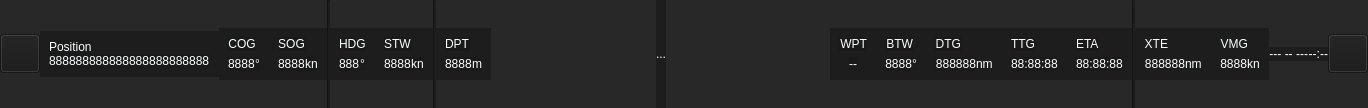
<?xml version="1.0" encoding="UTF-8"?>
<ui version="4.0">
 <class>TopBar</class>
 <widget class="QWidget" name="TopBar">
  <property name="geometry">
   <rect>
    <x>0</x>
    <y>0</y>
    <width>1368</width>
    <height>108</height>
   </rect>
  </property>
  <property name="sizePolicy">
   <sizepolicy hsizetype="Preferred" vsizetype="Fixed">
    <horstretch>0</horstretch>
    <verstretch>0</verstretch>
   </sizepolicy>
  </property>
  <property name="tabletTracking">
   <bool>false</bool>
  </property>
  <property name="windowTitle">
   <string>Form</string>
  </property>
  <property name="autoFillBackground">
   <bool>false</bool>
  </property>
  <property name="styleSheet">
   <string notr="true">background-color: rgba(26, 26, 26, 191);
color: rgb(250, 255, 255);</string>
  </property>
  <layout class="QHBoxLayout" name="horizontalLayout_2" stretch="0">
   <property name="spacing">
    <number>0</number>
   </property>
   <property name="leftMargin">
    <number>0</number>
   </property>
   <property name="topMargin">
    <number>0</number>
   </property>
   <property name="rightMargin">
    <number>0</number>
   </property>
   <property name="bottomMargin">
    <number>0</number>
   </property>
   <item>
    <layout class="QHBoxLayout" name="horizontalLayout">
     <property name="spacing">
      <number>0</number>
     </property>
     <item>
      <widget class="QToolButton" name="toolButton_UL">
       <property name="autoFillBackground">
        <bool>false</bool>
       </property>
       <property name="text">
        <string/>
       </property>
       <property name="iconSize">
        <size>
         <width>32</width>
         <height>32</height>
        </size>
       </property>
      </widget>
     </item>
     <item>
      <widget class="QWidget" name="widget_POS" native="true">
       <property name="sizePolicy">
        <sizepolicy hsizetype="Fixed" vsizetype="Fixed">
         <horstretch>0</horstretch>
         <verstretch>0</verstretch>
        </sizepolicy>
       </property>
       <layout class="QVBoxLayout" name="verticalLayout_POS">
        <property name="spacing">
         <number>0</number>
        </property>
        <item>
         <widget class="QLabel" name="label_textPOS">
          <property name="sizePolicy">
           <sizepolicy hsizetype="Fixed" vsizetype="Fixed">
            <horstretch>0</horstretch>
            <verstretch>0</verstretch>
           </sizepolicy>
          </property>
          <property name="text">
           <string>Position</string>
          </property>
          <property name="alignment">
           <set>Qt::AlignmentFlag::AlignLeading|Qt::AlignmentFlag::AlignLeft|Qt::AlignmentFlag::AlignTop</set>
          </property>
         </widget>
        </item>
        <item>
         <layout class="QHBoxLayout" name="horizontalLayout_POS">
          <property name="sizeConstraint">
           <enum>QLayout::SizeConstraint::SetFixedSize</enum>
          </property>
          <item>
           <widget class="QLabel" name="label_POS">
            <property name="sizePolicy">
             <sizepolicy hsizetype="Fixed" vsizetype="Fixed">
              <horstretch>0</horstretch>
              <verstretch>0</verstretch>
             </sizepolicy>
            </property>
            <property name="text">
             <string>888888888888888888888888</string>
            </property>
            <property name="textFormat">
             <enum>Qt::TextFormat::PlainText</enum>
            </property>
            <property name="alignment">
             <set>Qt::AlignmentFlag::AlignLeading|Qt::AlignmentFlag::AlignLeft|Qt::AlignmentFlag::AlignTop</set>
            </property>
           </widget>
          </item>
         </layout>
        </item>
       </layout>
      </widget>
     </item>
     <item>
      <widget class="QWidget" name="widget_COG" native="true">
       <property name="sizePolicy">
        <sizepolicy hsizetype="Fixed" vsizetype="Fixed">
         <horstretch>0</horstretch>
         <verstretch>0</verstretch>
        </sizepolicy>
       </property>
       <layout class="QVBoxLayout" name="verticalLayout_COG">
        <item>
         <widget class="QLabel" name="label_TextCOG">
          <property name="sizePolicy">
           <sizepolicy hsizetype="Fixed" vsizetype="Fixed">
            <horstretch>0</horstretch>
            <verstretch>0</verstretch>
           </sizepolicy>
          </property>
          <property name="text">
           <string>COG</string>
          </property>
          <property name="alignment">
           <set>Qt::AlignmentFlag::AlignHCenter|Qt::AlignmentFlag::AlignTop</set>
          </property>
         </widget>
        </item>
        <item>
         <layout class="QHBoxLayout" name="horizontalLayout_COG">
          <property name="spacing">
           <number>0</number>
          </property>
          <item>
           <widget class="QLabel" name="label_COG">
            <property name="sizePolicy">
             <sizepolicy hsizetype="Fixed" vsizetype="Fixed">
              <horstretch>0</horstretch>
              <verstretch>0</verstretch>
             </sizepolicy>
            </property>
            <property name="text">
             <string>8888</string>
            </property>
            <property name="alignment">
             <set>Qt::AlignmentFlag::AlignLeading|Qt::AlignmentFlag::AlignLeft|Qt::AlignmentFlag::AlignTop</set>
            </property>
           </widget>
          </item>
          <item>
           <widget class="QLabel" name="label_unitCOG">
            <property name="sizePolicy">
             <sizepolicy hsizetype="Fixed" vsizetype="Fixed">
              <horstretch>0</horstretch>
              <verstretch>0</verstretch>
             </sizepolicy>
            </property>
            <property name="text">
             <string>°</string>
            </property>
            <property name="alignment">
             <set>Qt::AlignmentFlag::AlignLeading|Qt::AlignmentFlag::AlignLeft|Qt::AlignmentFlag::AlignTop</set>
            </property>
           </widget>
          </item>
         </layout>
        </item>
       </layout>
      </widget>
     </item>
     <item>
      <widget class="QWidget" name="widget_SOG" native="true">
       <property name="sizePolicy">
        <sizepolicy hsizetype="Fixed" vsizetype="Fixed">
         <horstretch>0</horstretch>
         <verstretch>0</verstretch>
        </sizepolicy>
       </property>
       <layout class="QVBoxLayout" name="verticalLayout_SOG">
        <item>
         <widget class="QLabel" name="label_TextSOG">
          <property name="sizePolicy">
           <sizepolicy hsizetype="Fixed" vsizetype="Fixed">
            <horstretch>0</horstretch>
            <verstretch>0</verstretch>
           </sizepolicy>
          </property>
          <property name="text">
           <string>SOG</string>
          </property>
          <property name="alignment">
           <set>Qt::AlignmentFlag::AlignHCenter|Qt::AlignmentFlag::AlignTop</set>
          </property>
         </widget>
        </item>
        <item>
         <layout class="QHBoxLayout" name="horizontalLayout_SOG">
          <property name="spacing">
           <number>0</number>
          </property>
          <item>
           <widget class="QLabel" name="label_SOG">
            <property name="sizePolicy">
             <sizepolicy hsizetype="Fixed" vsizetype="Fixed">
              <horstretch>0</horstretch>
              <verstretch>0</verstretch>
             </sizepolicy>
            </property>
            <property name="text">
             <string>8888</string>
            </property>
            <property name="alignment">
             <set>Qt::AlignmentFlag::AlignLeading|Qt::AlignmentFlag::AlignLeft|Qt::AlignmentFlag::AlignTop</set>
            </property>
           </widget>
          </item>
          <item>
           <widget class="QLabel" name="label_unitSOG">
            <property name="sizePolicy">
             <sizepolicy hsizetype="Fixed" vsizetype="Fixed">
              <horstretch>0</horstretch>
              <verstretch>0</verstretch>
             </sizepolicy>
            </property>
            <property name="text">
             <string>kn</string>
            </property>
            <property name="alignment">
             <set>Qt::AlignmentFlag::AlignLeading|Qt::AlignmentFlag::AlignLeft|Qt::AlignmentFlag::AlignTop</set>
            </property>
           </widget>
          </item>
         </layout>
        </item>
       </layout>
      </widget>
     </item>
     <item>
      <widget class="Line" name="line_1">
       <property name="orientation">
        <enum>Qt::Orientation::Vertical</enum>
       </property>
      </widget>
     </item>
     <item>
      <widget class="QWidget" name="widget_HDG" native="true">
       <property name="sizePolicy">
        <sizepolicy hsizetype="Fixed" vsizetype="Fixed">
         <horstretch>0</horstretch>
         <verstretch>0</verstretch>
        </sizepolicy>
       </property>
       <layout class="QVBoxLayout" name="verticalLayout_HDG">
        <item>
         <widget class="QLabel" name="label_textHDG">
          <property name="sizePolicy">
           <sizepolicy hsizetype="Fixed" vsizetype="Fixed">
            <horstretch>0</horstretch>
            <verstretch>0</verstretch>
           </sizepolicy>
          </property>
          <property name="text">
           <string>HDG</string>
          </property>
          <property name="alignment">
           <set>Qt::AlignmentFlag::AlignLeading|Qt::AlignmentFlag::AlignLeft|Qt::AlignmentFlag::AlignTop</set>
          </property>
         </widget>
        </item>
        <item>
         <layout class="QHBoxLayout" name="horizontalLayout_HDG">
          <property name="spacing">
           <number>0</number>
          </property>
          <item>
           <widget class="QLabel" name="label_HDG">
            <property name="sizePolicy">
             <sizepolicy hsizetype="Fixed" vsizetype="Fixed">
              <horstretch>0</horstretch>
              <verstretch>0</verstretch>
             </sizepolicy>
            </property>
            <property name="text">
             <string>888</string>
            </property>
            <property name="alignment">
             <set>Qt::AlignmentFlag::AlignLeading|Qt::AlignmentFlag::AlignLeft|Qt::AlignmentFlag::AlignTop</set>
            </property>
           </widget>
          </item>
          <item>
           <widget class="QLabel" name="label_unitHDG">
            <property name="sizePolicy">
             <sizepolicy hsizetype="Fixed" vsizetype="Fixed">
              <horstretch>0</horstretch>
              <verstretch>0</verstretch>
             </sizepolicy>
            </property>
            <property name="text">
             <string>°</string>
            </property>
            <property name="alignment">
             <set>Qt::AlignmentFlag::AlignLeading|Qt::AlignmentFlag::AlignLeft|Qt::AlignmentFlag::AlignTop</set>
            </property>
           </widget>
          </item>
         </layout>
        </item>
       </layout>
      </widget>
     </item>
     <item>
      <widget class="QWidget" name="widget_STW" native="true">
       <property name="sizePolicy">
        <sizepolicy hsizetype="Fixed" vsizetype="Fixed">
         <horstretch>0</horstretch>
         <verstretch>0</verstretch>
        </sizepolicy>
       </property>
       <layout class="QVBoxLayout" name="verticalLayout_STW">
        <item>
         <widget class="QLabel" name="label_textSTW">
          <property name="sizePolicy">
           <sizepolicy hsizetype="Fixed" vsizetype="Fixed">
            <horstretch>0</horstretch>
            <verstretch>0</verstretch>
           </sizepolicy>
          </property>
          <property name="text">
           <string>STW</string>
          </property>
         </widget>
        </item>
        <item>
         <layout class="QHBoxLayout" name="horizontalLayout_STW">
          <property name="spacing">
           <number>0</number>
          </property>
          <item>
           <widget class="QLabel" name="label_STW">
            <property name="sizePolicy">
             <sizepolicy hsizetype="Fixed" vsizetype="Fixed">
              <horstretch>0</horstretch>
              <verstretch>0</verstretch>
             </sizepolicy>
            </property>
            <property name="text">
             <string>8888</string>
            </property>
           </widget>
          </item>
          <item>
           <widget class="QLabel" name="label_unitSTW">
            <property name="sizePolicy">
             <sizepolicy hsizetype="Fixed" vsizetype="Fixed">
              <horstretch>0</horstretch>
              <verstretch>0</verstretch>
             </sizepolicy>
            </property>
            <property name="text">
             <string>kn</string>
            </property>
           </widget>
          </item>
         </layout>
        </item>
       </layout>
      </widget>
     </item>
     <item>
      <widget class="Line" name="line_2">
       <property name="orientation">
        <enum>Qt::Orientation::Vertical</enum>
       </property>
      </widget>
     </item>
     <item>
      <widget class="QWidget" name="widget_DPT" native="true">
       <property name="sizePolicy">
        <sizepolicy hsizetype="Fixed" vsizetype="Fixed">
         <horstretch>0</horstretch>
         <verstretch>0</verstretch>
        </sizepolicy>
       </property>
       <layout class="QVBoxLayout" name="verticalLayout_DPT">
        <item>
         <widget class="QLabel" name="label_textDPT">
          <property name="sizePolicy">
           <sizepolicy hsizetype="Fixed" vsizetype="Fixed">
            <horstretch>0</horstretch>
            <verstretch>0</verstretch>
           </sizepolicy>
          </property>
          <property name="text">
           <string>DPT</string>
          </property>
         </widget>
        </item>
        <item>
         <layout class="QHBoxLayout" name="horizontalLayout_DPT">
          <property name="spacing">
           <number>0</number>
          </property>
          <item>
           <widget class="QLabel" name="label_DPT">
            <property name="sizePolicy">
             <sizepolicy hsizetype="Fixed" vsizetype="Fixed">
              <horstretch>0</horstretch>
              <verstretch>0</verstretch>
             </sizepolicy>
            </property>
            <property name="text">
             <string>8888</string>
            </property>
           </widget>
          </item>
          <item>
           <widget class="QLabel" name="label_unitDPT">
            <property name="sizePolicy">
             <sizepolicy hsizetype="Fixed" vsizetype="Fixed">
              <horstretch>0</horstretch>
              <verstretch>0</verstretch>
             </sizepolicy>
            </property>
            <property name="text">
             <string>m</string>
            </property>
           </widget>
          </item>
         </layout>
        </item>
       </layout>
      </widget>
     </item>
     <item>
      <spacer name="horizontalSpacer_Sx">
       <property name="orientation">
        <enum>Qt::Orientation::Horizontal</enum>
       </property>
       <property name="sizeHint" stdset="0">
        <size>
         <width>88</width>
         <height>20</height>
        </size>
       </property>
      </spacer>
     </item>
     <item>
      <widget class="QLabel" name="label_ApplicationName">
       <property name="text">
        <string>...</string>
       </property>
      </widget>
     </item>
     <item>
      <spacer name="horizontalSpacer_Dx">
       <property name="orientation">
        <enum>Qt::Orientation::Horizontal</enum>
       </property>
       <property name="sizeHint" stdset="0">
        <size>
         <width>88</width>
         <height>20</height>
        </size>
       </property>
      </spacer>
     </item>
     <item>
      <widget class="QWidget" name="widget_WPT" native="true">
       <property name="sizePolicy">
        <sizepolicy hsizetype="Fixed" vsizetype="Fixed">
         <horstretch>0</horstretch>
         <verstretch>0</verstretch>
        </sizepolicy>
       </property>
       <layout class="QVBoxLayout" name="verticalLayout_WPT">
        <item>
         <widget class="QLabel" name="label_TextWPT">
          <property name="sizePolicy">
           <sizepolicy hsizetype="Fixed" vsizetype="Fixed">
            <horstretch>0</horstretch>
            <verstretch>0</verstretch>
           </sizepolicy>
          </property>
          <property name="text">
           <string>WPT</string>
          </property>
          <property name="alignment">
           <set>Qt::AlignmentFlag::AlignRight|Qt::AlignmentFlag::AlignTop|Qt::AlignmentFlag::AlignTrailing</set>
          </property>
         </widget>
        </item>
        <item>
         <layout class="QHBoxLayout" name="horizontalLayout_WPT">
          <item>
           <widget class="QLabel" name="label_WPT">
            <property name="sizePolicy">
             <sizepolicy hsizetype="Fixed" vsizetype="Fixed">
              <horstretch>0</horstretch>
              <verstretch>0</verstretch>
             </sizepolicy>
            </property>
            <property name="text">
             <string>--</string>
            </property>
            <property name="alignment">
             <set>Qt::AlignmentFlag::AlignRight|Qt::AlignmentFlag::AlignTop|Qt::AlignmentFlag::AlignTrailing</set>
            </property>
           </widget>
          </item>
         </layout>
        </item>
       </layout>
      </widget>
     </item>
     <item>
      <widget class="QWidget" name="widget_BTW" native="true">
       <property name="sizePolicy">
        <sizepolicy hsizetype="Fixed" vsizetype="Fixed">
         <horstretch>0</horstretch>
         <verstretch>0</verstretch>
        </sizepolicy>
       </property>
       <layout class="QVBoxLayout" name="verticalLayout_BTW">
        <item>
         <widget class="QLabel" name="label_TextBTW">
          <property name="sizePolicy">
           <sizepolicy hsizetype="Fixed" vsizetype="Fixed">
            <horstretch>0</horstretch>
            <verstretch>0</verstretch>
           </sizepolicy>
          </property>
          <property name="text">
           <string>BTW</string>
          </property>
          <property name="alignment">
           <set>Qt::AlignmentFlag::AlignRight|Qt::AlignmentFlag::AlignTop|Qt::AlignmentFlag::AlignTrailing</set>
          </property>
         </widget>
        </item>
        <item>
         <layout class="QHBoxLayout" name="horizontalLayout_BTW">
          <property name="spacing">
           <number>0</number>
          </property>
          <item>
           <widget class="QLabel" name="label_BTW">
            <property name="sizePolicy">
             <sizepolicy hsizetype="Fixed" vsizetype="Fixed">
              <horstretch>0</horstretch>
              <verstretch>0</verstretch>
             </sizepolicy>
            </property>
            <property name="text">
             <string>8888</string>
            </property>
            <property name="alignment">
             <set>Qt::AlignmentFlag::AlignRight|Qt::AlignmentFlag::AlignTop|Qt::AlignmentFlag::AlignTrailing</set>
            </property>
           </widget>
          </item>
          <item>
           <widget class="QLabel" name="label_unitBTW">
            <property name="sizePolicy">
             <sizepolicy hsizetype="Fixed" vsizetype="Fixed">
              <horstretch>0</horstretch>
              <verstretch>0</verstretch>
             </sizepolicy>
            </property>
            <property name="text">
             <string>°</string>
            </property>
           </widget>
          </item>
         </layout>
        </item>
       </layout>
      </widget>
     </item>
     <item>
      <widget class="QWidget" name="widget_DTG" native="true">
       <property name="sizePolicy">
        <sizepolicy hsizetype="Fixed" vsizetype="Fixed">
         <horstretch>0</horstretch>
         <verstretch>0</verstretch>
        </sizepolicy>
       </property>
       <layout class="QVBoxLayout" name="verticalLayout_DTG">
        <item>
         <widget class="QLabel" name="label_TextDTG">
          <property name="sizePolicy">
           <sizepolicy hsizetype="Fixed" vsizetype="Fixed">
            <horstretch>0</horstretch>
            <verstretch>0</verstretch>
           </sizepolicy>
          </property>
          <property name="text">
           <string>DTG</string>
          </property>
          <property name="alignment">
           <set>Qt::AlignmentFlag::AlignRight|Qt::AlignmentFlag::AlignTop|Qt::AlignmentFlag::AlignTrailing</set>
          </property>
         </widget>
        </item>
        <item>
         <layout class="QHBoxLayout" name="horizontalLayout_DTG">
          <property name="spacing">
           <number>0</number>
          </property>
          <item>
           <widget class="QLabel" name="label_DTG">
            <property name="sizePolicy">
             <sizepolicy hsizetype="Fixed" vsizetype="Fixed">
              <horstretch>0</horstretch>
              <verstretch>0</verstretch>
             </sizepolicy>
            </property>
            <property name="text">
             <string>888888</string>
            </property>
            <property name="alignment">
             <set>Qt::AlignmentFlag::AlignRight|Qt::AlignmentFlag::AlignTop|Qt::AlignmentFlag::AlignTrailing</set>
            </property>
           </widget>
          </item>
          <item>
           <widget class="QLabel" name="label_unitDTG">
            <property name="sizePolicy">
             <sizepolicy hsizetype="Fixed" vsizetype="Fixed">
              <horstretch>0</horstretch>
              <verstretch>0</verstretch>
             </sizepolicy>
            </property>
            <property name="styleSheet">
             <string notr="true">background-color: rgba(255, 255, 255, 0);</string>
            </property>
            <property name="text">
             <string>nm</string>
            </property>
           </widget>
          </item>
         </layout>
        </item>
       </layout>
      </widget>
     </item>
     <item>
      <widget class="QWidget" name="widget_TTG" native="true">
       <property name="sizePolicy">
        <sizepolicy hsizetype="Fixed" vsizetype="Fixed">
         <horstretch>0</horstretch>
         <verstretch>0</verstretch>
        </sizepolicy>
       </property>
       <layout class="QVBoxLayout" name="verticalLayout_TTG">
        <item>
         <widget class="QLabel" name="label_textTTG">
          <property name="sizePolicy">
           <sizepolicy hsizetype="Fixed" vsizetype="Fixed">
            <horstretch>0</horstretch>
            <verstretch>0</verstretch>
           </sizepolicy>
          </property>
          <property name="text">
           <string>TTG</string>
          </property>
         </widget>
        </item>
        <item>
         <layout class="QHBoxLayout" name="horizontalLayout_TTG">
          <property name="spacing">
           <number>0</number>
          </property>
          <item>
           <widget class="QLabel" name="label_TTG">
            <property name="sizePolicy">
             <sizepolicy hsizetype="Fixed" vsizetype="Fixed">
              <horstretch>0</horstretch>
              <verstretch>0</verstretch>
             </sizepolicy>
            </property>
            <property name="text">
             <string>88:88:88</string>
            </property>
           </widget>
          </item>
         </layout>
        </item>
       </layout>
      </widget>
     </item>
     <item>
      <widget class="QWidget" name="widget_ETA" native="true">
       <property name="sizePolicy">
        <sizepolicy hsizetype="Fixed" vsizetype="Fixed">
         <horstretch>0</horstretch>
         <verstretch>0</verstretch>
        </sizepolicy>
       </property>
       <layout class="QVBoxLayout" name="verticalLayout_ETA">
        <item>
         <widget class="QLabel" name="label_textETA">
          <property name="sizePolicy">
           <sizepolicy hsizetype="Fixed" vsizetype="Fixed">
            <horstretch>0</horstretch>
            <verstretch>0</verstretch>
           </sizepolicy>
          </property>
          <property name="text">
           <string>ETA</string>
          </property>
          <property name="alignment">
           <set>Qt::AlignmentFlag::AlignLeading|Qt::AlignmentFlag::AlignLeft|Qt::AlignmentFlag::AlignTop</set>
          </property>
         </widget>
        </item>
        <item>
         <layout class="QHBoxLayout" name="horizontalLayout_ETA">
          <property name="spacing">
           <number>0</number>
          </property>
          <item>
           <widget class="QLabel" name="label_ETA">
            <property name="sizePolicy">
             <sizepolicy hsizetype="Fixed" vsizetype="Fixed">
              <horstretch>0</horstretch>
              <verstretch>0</verstretch>
             </sizepolicy>
            </property>
            <property name="text">
             <string>88:88:88</string>
            </property>
            <property name="alignment">
             <set>Qt::AlignmentFlag::AlignLeading|Qt::AlignmentFlag::AlignLeft|Qt::AlignmentFlag::AlignTop</set>
            </property>
           </widget>
          </item>
         </layout>
        </item>
       </layout>
      </widget>
     </item>
     <item>
      <widget class="Line" name="line_3">
       <property name="orientation">
        <enum>Qt::Orientation::Vertical</enum>
       </property>
      </widget>
     </item>
     <item>
      <widget class="QWidget" name="widget_XTE" native="true">
       <property name="sizePolicy">
        <sizepolicy hsizetype="Fixed" vsizetype="Fixed">
         <horstretch>0</horstretch>
         <verstretch>0</verstretch>
        </sizepolicy>
       </property>
       <layout class="QVBoxLayout" name="verticalLayout_XTE">
        <item>
         <widget class="QLabel" name="label_TextXTE">
          <property name="sizePolicy">
           <sizepolicy hsizetype="Fixed" vsizetype="Fixed">
            <horstretch>0</horstretch>
            <verstretch>0</verstretch>
           </sizepolicy>
          </property>
          <property name="styleSheet">
           <string notr="true">background-color: rgba(255, 255, 255, 0);</string>
          </property>
          <property name="text">
           <string>XTE</string>
          </property>
          <property name="alignment">
           <set>Qt::AlignmentFlag::AlignRight|Qt::AlignmentFlag::AlignTop|Qt::AlignmentFlag::AlignTrailing</set>
          </property>
         </widget>
        </item>
        <item>
         <layout class="QHBoxLayout" name="horizontalLayout_XTE">
          <property name="spacing">
           <number>0</number>
          </property>
          <item>
           <widget class="QLabel" name="label_XTE">
            <property name="sizePolicy">
             <sizepolicy hsizetype="Fixed" vsizetype="Fixed">
              <horstretch>0</horstretch>
              <verstretch>0</verstretch>
             </sizepolicy>
            </property>
            <property name="styleSheet">
             <string notr="true">background-color: rgba(255, 255, 255, 0);</string>
            </property>
            <property name="text">
             <string>888888</string>
            </property>
            <property name="alignment">
             <set>Qt::AlignmentFlag::AlignRight|Qt::AlignmentFlag::AlignTop|Qt::AlignmentFlag::AlignTrailing</set>
            </property>
           </widget>
          </item>
          <item>
           <widget class="QLabel" name="label_unitXTE">
            <property name="sizePolicy">
             <sizepolicy hsizetype="Fixed" vsizetype="Fixed">
              <horstretch>0</horstretch>
              <verstretch>0</verstretch>
             </sizepolicy>
            </property>
            <property name="styleSheet">
             <string notr="true">background-color: rgba(255, 255, 255, 0);</string>
            </property>
            <property name="text">
             <string>nm</string>
            </property>
           </widget>
          </item>
         </layout>
        </item>
       </layout>
      </widget>
     </item>
     <item>
      <widget class="QWidget" name="widget_VMG" native="true">
       <property name="sizePolicy">
        <sizepolicy hsizetype="Fixed" vsizetype="Fixed">
         <horstretch>0</horstretch>
         <verstretch>0</verstretch>
        </sizepolicy>
       </property>
       <layout class="QVBoxLayout" name="verticalLayout_VMG">
        <item>
         <widget class="QLabel" name="label_TextVMG">
          <property name="sizePolicy">
           <sizepolicy hsizetype="Fixed" vsizetype="Fixed">
            <horstretch>0</horstretch>
            <verstretch>0</verstretch>
           </sizepolicy>
          </property>
          <property name="styleSheet">
           <string notr="true">background-color: rgba(255, 255, 255, 0);</string>
          </property>
          <property name="text">
           <string>VMG</string>
          </property>
          <property name="alignment">
           <set>Qt::AlignmentFlag::AlignRight|Qt::AlignmentFlag::AlignTop|Qt::AlignmentFlag::AlignTrailing</set>
          </property>
         </widget>
        </item>
        <item>
         <layout class="QHBoxLayout" name="horizontalLayout_VMG">
          <property name="spacing">
           <number>0</number>
          </property>
          <item>
           <widget class="QLabel" name="label_VMG">
            <property name="sizePolicy">
             <sizepolicy hsizetype="Fixed" vsizetype="Fixed">
              <horstretch>0</horstretch>
              <verstretch>0</verstretch>
             </sizepolicy>
            </property>
            <property name="styleSheet">
             <string notr="true">background-color: rgba(255, 255, 255, 0);</string>
            </property>
            <property name="text">
             <string>8888</string>
            </property>
            <property name="alignment">
             <set>Qt::AlignmentFlag::AlignRight|Qt::AlignmentFlag::AlignTop|Qt::AlignmentFlag::AlignTrailing</set>
            </property>
           </widget>
          </item>
          <item>
           <widget class="QLabel" name="label_unitVMG">
            <property name="sizePolicy">
             <sizepolicy hsizetype="Fixed" vsizetype="Fixed">
              <horstretch>0</horstretch>
              <verstretch>0</verstretch>
             </sizepolicy>
            </property>
            <property name="styleSheet">
             <string notr="true">background-color: rgba(255, 255, 255, 0);</string>
            </property>
            <property name="text">
             <string>kn</string>
            </property>
           </widget>
          </item>
         </layout>
        </item>
       </layout>
      </widget>
     </item>
     <item>
      <widget class="QLabel" name="label_Date">
       <property name="sizePolicy">
        <sizepolicy hsizetype="Fixed" vsizetype="Fixed">
         <horstretch>0</horstretch>
         <verstretch>0</verstretch>
        </sizepolicy>
       </property>
       <property name="text">
        <string>--- -- ---</string>
       </property>
       <property name="alignment">
        <set>Qt::AlignmentFlag::AlignRight|Qt::AlignmentFlag::AlignTop|Qt::AlignmentFlag::AlignTrailing</set>
       </property>
       <property name="margin">
        <number>5</number>
       </property>
      </widget>
     </item>
     <item>
      <widget class="QLabel" name="label_Time">
       <property name="sizePolicy">
        <sizepolicy hsizetype="Fixed" vsizetype="Fixed">
         <horstretch>0</horstretch>
         <verstretch>0</verstretch>
        </sizepolicy>
       </property>
       <property name="text">
        <string>--:--</string>
       </property>
       <property name="alignment">
        <set>Qt::AlignmentFlag::AlignRight|Qt::AlignmentFlag::AlignTop|Qt::AlignmentFlag::AlignTrailing</set>
       </property>
       <property name="margin">
        <number>5</number>
       </property>
      </widget>
     </item>
     <item>
      <widget class="QToolButton" name="toolButton_UR">
       <property name="text">
        <string/>
       </property>
       <property name="iconSize">
        <size>
         <width>32</width>
         <height>32</height>
        </size>
       </property>
      </widget>
     </item>
    </layout>
   </item>
  </layout>
 </widget>
 <resources>
  <include location="../../resources.qrc"/>
 </resources>
 <connections/>
</ui>
